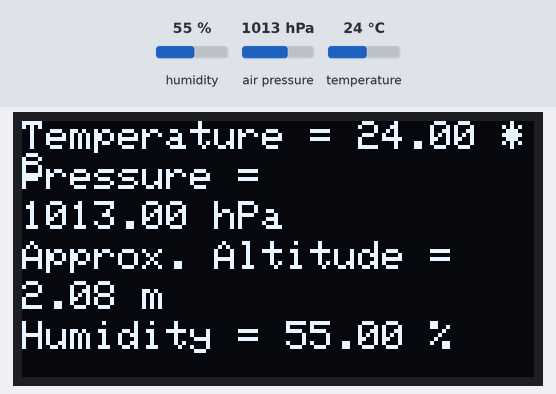
Bench run of a sketch on a simulated ESP32. On the bench: 128×64 one-colour display. Inputs (shaded band) come from the test bench; at power-on: humidity 55 %, air pressure 1013 hPa, temperature 24 °C. What the sketch prints to the serial monitor is not drawn.

Above: at 1.2 s.
1.3 s: humidity set to 22 %
At 2.5 s:
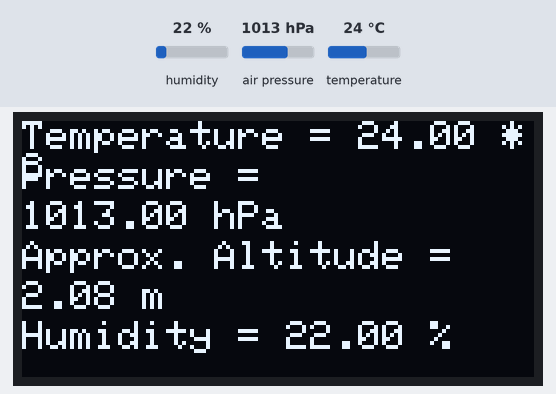
3.6 s: air pressure set to 952 hPa
At 5.2 s:
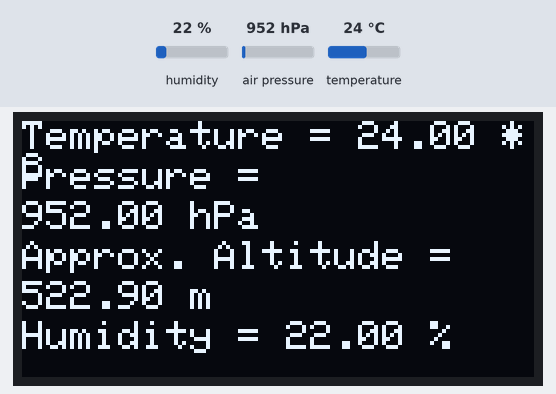
5.7 s: temperature set to 12 °C
At 6.7 s:
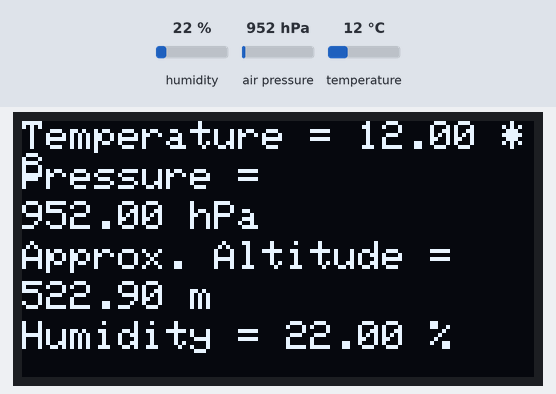
7.7 s: humidity set to 40 %
At 9.4 s:
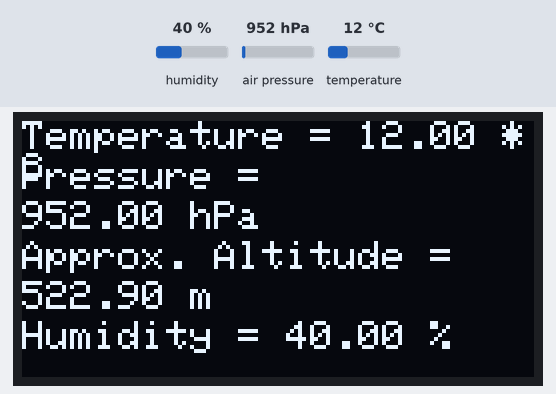
9.8 s: air pressure set to 975 hPa
At 11.0 s:
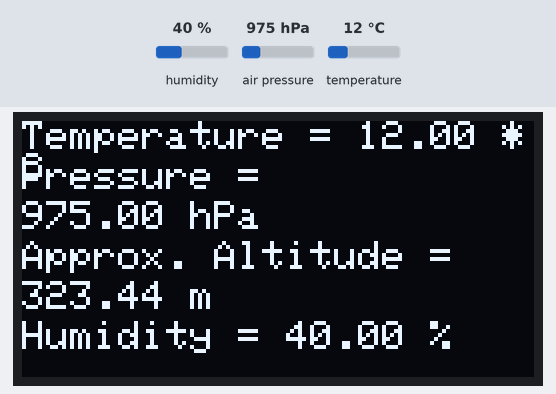
Timing chart, 0 to 12.8 s (numbered marks = the images above; inputs shaded):
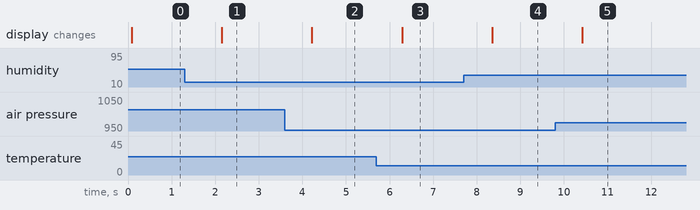

The sketch:

bme280.ino
```cpp
#include <Wire.h>
#include <Adafruit_Sensor.h>
#include <Adafruit_BME280.h>
#include <Adafruit_GFX.h>
#include <Adafruit_SSD1306.h>
#include <SPI.h>

/*#include <SPI.h>
#define BME_SCK 18
#define BME_MISO 19
#define BME_MOSI 23
#define BME_CS 5*/

/* Definicoes do OLED */
#define OLED_SDA_PIN    4
#define OLED_SCL_PIN    15
#define SCREEN_WIDTH    128
#define SCREEN_HEIGHT   64
#define OLED_ADDR       0x3C
#define OLED_RESET      16

/* Offset de linhas no display OLED */
#define OLED_LINE1     0
#define OLED_LINE2     10
#define OLED_LINE3     20
#define OLED_LINE4     30
#define OLED_LINE5     40
#define OLED_LINE6     50

#define SEALEVELPRESSURE_HPA (1013.25)

Adafruit_SSD1306 display(SCREEN_WIDTH, SCREEN_HEIGHT, &Wire, OLED_RESET);
Adafruit_BME280 bme; // I2C
//Adafruit_BME280 bme(BME_CS); // hardware SPI
//Adafruit_BME280 bme(BME_CS, BME_MOSI, BME_MISO, BME_SCK); // software SPI

unsigned long delayTime;

void display_init(void){
    if(!display.begin(SSD1306_SWITCHCAPVCC, OLED_ADDR)) {
        Serial.println("[LoRa Receiver] Falha ao inicializar comunicacao com OLED");
    }
    else {
        Serial.println("[LoRa Receiver] Comunicacao com OLED inicializada com sucesso");

        /* Limpa display e configura tamanho de fonte */
        display.clearDisplay();
        display.setTextSize(1);
        display.setTextColor(WHITE);
    }
}

void setup() {
    Serial.begin(115200);
    Serial.println(F("BME280 test"));

    bool status;

    // default settings
    // (you can also pass in a Wire library object like &Wire2)
    status = bme.begin(0x76);
    if (!status) {
        Serial.println("Could not find a valid BME280 sensor, check wiring!");
        while (1);
    }

    Serial.println("-- Default Test --");
    delayTime = 1000;
    Serial.println();

    Wire.begin(OLED_SDA_PIN, OLED_SCL_PIN);

    display_init();

    /* Print message telling to wait */
    display.clearDisplay();
    display.setCursor(0, OLED_LINE1);
    display.print("Aguarde...");
    display.display();
}

void loop() {
    printValues();
    delay(delayTime);
}

void printValues() {
    // Convert temperature to Fahrenheit
    /*Serial.print("Temperature = ");
    Serial.print(1.8 * bme.readTemperature() + 32);
    Serial.println(" *F");*/

    double temp = bme.readTemperature();
    double pres = bme.readPressure() / 100.0F;
    double alti = bme.readAltitude(SEALEVELPRESSURE_HPA);
    double humi = bme.readHumidity();

    Serial.print("Temperature = ");
    Serial.print(temp);
    Serial.println(" *C");

    Serial.print("Pressure = ");
    Serial.print(pres);
    Serial.println(" hPa");

    Serial.print("Approx. Altitude = ");
    Serial.print(alti);
    Serial.println(" m");

    Serial.print("Humidity = ");
    Serial.print(humi);
    Serial.println(" %");


    display.clearDisplay();
    display.setCursor(0, OLED_LINE1);
    display.print("Temperature = ");
    display.print(temp);
    display.println(" *C");
    display.setCursor(0, OLED_LINE2);
    display.print("Pressure = ");
    display.setCursor(0, OLED_LINE3);
    display.print(pres);
    display.println(" hPa");
    display.setCursor(0, OLED_LINE4);
    display.print("Approx. Altitude = ");
    display.setCursor(0, OLED_LINE5);
    display.print(alti);
    display.println(" m");
    display.setCursor(0, OLED_LINE6);
    display.print("Humidity = ");
    display.print(humi);
    display.println(" %");
    display.display();

    Serial.println();
}
```

Measured:
- after the input at 1.3 s, the display: changes after 0.85 s (image 1)
- after the input at 3.6 s, the display: changes after 0.62 s (image 2)
- after the input at 5.7 s, the display: changes after 0.59 s (image 3)
- after the input at 7.7 s, the display: changes after 0.65 s (image 4)
- after the input at 9.8 s, the display: changes after 0.62 s (image 5)
